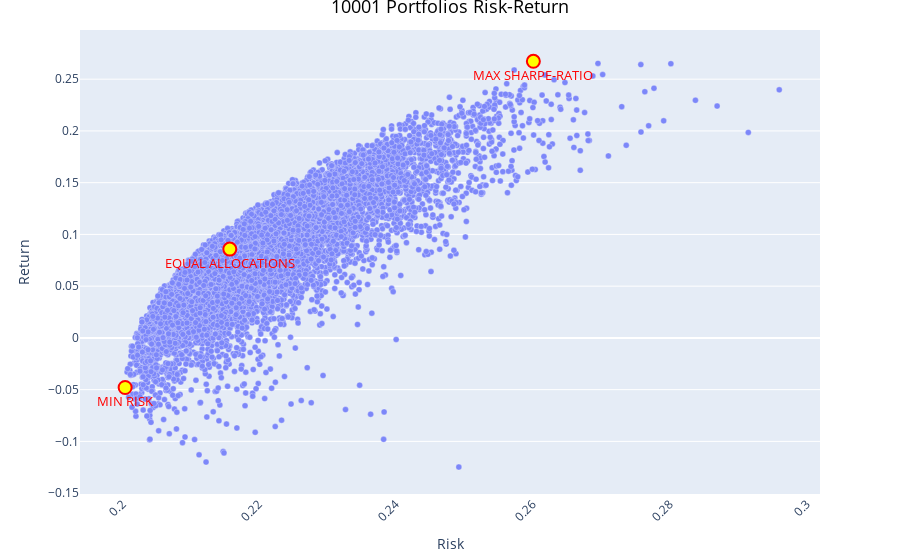

The cell this chart's notebook holds for it:
### Markdown cell above
### Scatter plots 10001 portfolios

### Code cell
report.scatter_portfolios_plot.show()

### Figure 1 — Plotly figure (JSON) as saved in the notebook; plotly's stock layout.template omitted (floating-point values rounded to 4 significant figures; data arrays with more than 128 entries replaced by an {"elided": "..."} marker saying what was removed)
{"data": [{"marker": {"line": {"color": "white", "width": 0.3}}, "mode": "markers", "opacity": 0.8, "type": "scatter", "x": {"elided": "10001 float values"}, "y": {"elided": "10001 float values"}}, {"marker": {"color": "yellow", "line": {"color": "red", "width": 2}, "size": 13}, "mode": "markers+text", "text": ["MAX SHARPE-RATIO", "MIN RISK", "EQUAL ALLOCATIONS"], "textfont": {"color": "red", "size": 13}, "textposition": "bottom center", "type": "scatter", "x": [0.2601, 0.2004, 0.2157], "y": [0.2673, -0.04793, 0.08578]}], "layout": {"margin": {"b": 10, "t": 30}, "showlegend": false, "title": {"font": {"color": "black", "size": 18}, "text": "10001 Portfolios Risk-Return", "x": 0.5, "xanchor": "center", "y": 1, "yanchor": "top"}, "xaxis": {"categoryorder": "total descending", "showgrid": false, "tickangle": -45, "title": {"text": "Risk"}}, "yaxis": {"title": {"text": "Return"}}}}
